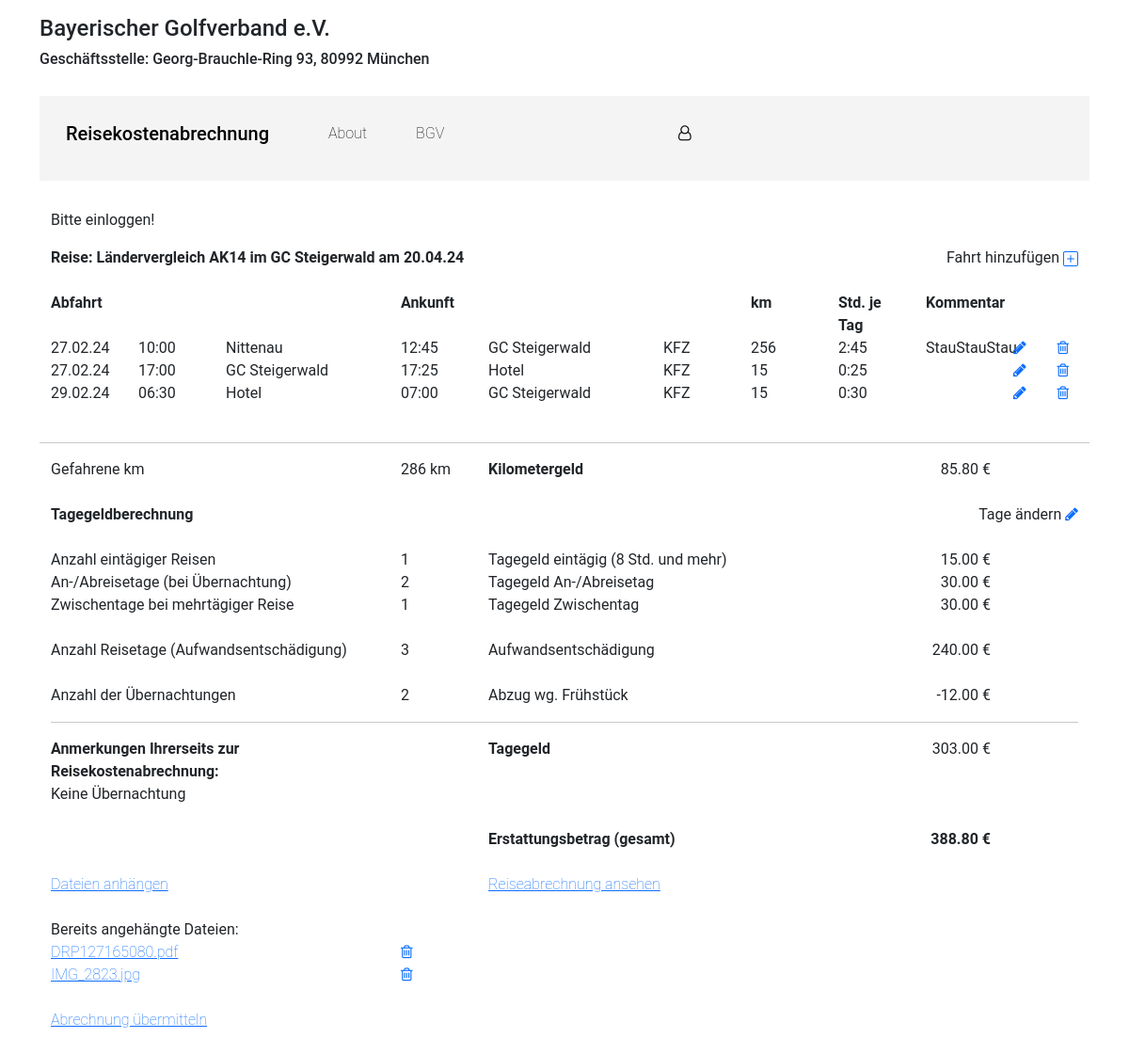
The app's page /event/1/travel/ with its own data.
### expenses/models.py (models this page shows, shortened)
class Event(models.Model):
    referee = models.ForeignKey('auth.User', on_delete=models.DO_NOTHING, related_name='events_referee')
    name = models.CharField(max_length=100)
    startdate = models.DateTimeField(null=True)
    enddate = models.DateTimeField(null=True)
    status = models.BooleanField(default=False)  # sent = True
    game = models.ForeignKey('expenses.Game', on_delete=models.DO_NOTHING, related_name='events_game')
    club = models.ForeignKey('expenses.Club', on_delete=models.DO_NOTHING, related_name='events_club')
    attachment = models.FileField(upload_to='attachments/', blank=True)
    class Meta:
        ordering = ['-startdate']

class Game(models.Model):
    name = models.CharField( max_length=50)
    AK = models.CharField(max_length=20)
    def __str__(self):
        return self.name + ' ' + self.AK

class Club(models.Model):
    name = models.CharField(max_length=50)
    street = models.CharField(max_length=50)
    houseno = models.IntegerField()
    pid = models.IntegerField()
    city = models.CharField(max_length=50)
    region = models.CharField(max_length=50, default='Bayern')
    def __str__(self):
        return self.name

class Travel(models.Model):
    event = models.ForeignKey('expenses.Event', on_delete=models.CASCADE, related_name='events_travel')
    traveldate = models.DateTimeField(null=True)
    starttime = models.TimeField(null=True)
    startlocation = models.CharField(max_length=30, default=" ", blank=False)
    endtime = models.TimeField(null=True)
    duration = models.CharField(max_length=4, default="00:00 ", blank=True)
    endlocation = models.CharField(max_length=30, default=" ", blank=False)
    type = models.CharField(max_length=30, choices=TYPE_CHOICES, default='KFZ')  # PKW, Flugzeug, Bahn
    km = models.IntegerField()
    comment = models.CharField(max_length=30, blank=True)
    class Meta:
        ordering = ['traveldate']

class Days(models.Model):
    event = models.ForeignKey('expenses.Event', on_delete=models.CASCADE, related_name='events_days')
    iNOfOneDayTravel = models.IntegerField(choices=INT_CHOICES, default=0)
    iNOfMoreDaysTravel = models.IntegerField(choices=INT_CHOICES, default=0)
    iNOfDaysBetween = models.IntegerField(choices=INT_CHOICES, default=0)
    iNOfNights = models.IntegerField(choices=INT_CHOICES, default=0)
    iNOfTravelDays = models.IntegerField(choices=INT_CHOICES, default=0)
    cComment = models.CharField(max_length=100, blank=True)

class UploadedFile(models.Model):
    event = models.ForeignKey('expenses.Event', on_delete=models.CASCADE, related_name='events_uploaded_files')
    file = models.FileField(upload_to=generate_filename)
    file_name = models.CharField(max_length=100, blank=True)
    uploaded_date = models.DateTimeField(auto_now_add=True)
    file_size = models.IntegerField(default=0)

### expenses/views.py (the view)
# urls.py: path('event/<int:pk>/travel/', views.travel_list, name='travel_list'),
def travel_list(request, pk):
  event = get_object_or_404(Event, pk=pk)
  rates = get_object_or_404(Rates, id=1)
  context = create_context_days(event, rates)
  return render(request, 'expenses/travel_list.html', context)

### templates/expenses/travel_list.html (shortened to what this page needs)
{% extends 'base.html' %}
{% block content %}
<div class="container">
  <div class="row">
    <div class="col-10 td-bold">
      Reise: {{ event.game }} im {{ event.club }} am {{ event.startdate|date:"d.m.y" }}
    </div>
    <div class="col-2" style="text-align: right">
      Fahrt hinzufügen <a href="{% url 'expenses:travel_add' pk=event.pk %}">{% include 'plus-square.svg' %} </a>
    </div>
  </div>
</div>
{% if travel_list.count > 0 %}
  <br>
  <div class="container text-left">
      <div class="row text-left td-bold">
        <div class="col-1">Abfahrt</div>
        <div class="col-1"></div>
        <div class="col-2"></div>
        <div class="col-1">Ankunft</div>
        <div class="col-2"></div>
        <div class="col-1"></div>
        <div class="col-1">km</div>
        <div class="col-1">Std. je Tag</div>
        <div class="col-1">Kommentar</div>
        <div class="col-1"></div>
      </div>
  </div>
  <div class="container text-left">
    {% for travel in travel_list %}
      <div class="row">
        <div class="col-1">{{ travel.traveldate|date:"d.m.y" }}</div>
        <div class="col-1">{{ travel.starttime|time:"H:i" }}</div>
        <div class="col-2">{{ travel.startlocation }}</div>
        <div class="col-1">{{ travel.endtime|time:"H:i" }}</div>
        <div class="col-2">{{ travel.endlocation }}</div>
        <div class="col-1">{{ travel.type }}</div>
        <div class="col-1">{{ travel.km }}</div>
        <div class="col-1">{{ travel.duration }}</div>
        <div class="col-1">{{ travel.comment }}</div>
        <div class="col text-right"><a  href="{% url 'expenses:travel_update' pk=event.pk id=travel.id %}"><i aria-hidden="true" class="fa fa-pencil"></i></a></div>
        <div class="col text-right"><a  href="{% url 'expenses:travel_delete' pk=event.pk id=travel.id %}"><i aria-hidden="true" class="fa fa-trash-o" ></i></a></div>
      </div>
    {% endfor %}
  </div>
  <br>
  <hr style="height:1px;">
  <div class="container text-left">
    <div class="row">
      <div class="col-4">Gefahrene km</div>
      <div class="col-1">{{ gefkm }} km</div>
      <div class="col-4 td-bold">Kilometergeld</div>
      <div class="col-2" style="text-align: right">{{ Kilometergeld }} €</div>
    </div>
  </div>
  {% if icount > 0 %}
    <br>
    <div class="container text-left">
      <div class="row">
        <div class="col-10 td-bold">Tagegeldberechnung</div>
        <div class="col-2" style="text-align: right">
            Tage ändern <a href="{% url 'expenses:days_update' pk=event.pk %}"><i aria-hidden="true" class="fa fa-pencil"></i></a>
        </div>
      </div>
      <br>
      {% for days in  days_list %}
        <div class="row">
          <div class="col-4">Anzahl eintägiger Reisen</div>
          <div class="col-1">{{ days.iNOfOneDayTravel }}</div>
          <div class="col-4">Tagegeld eintägig (8 Std. und mehr)</div>
          <div class="col-2" style="text-align: right" id="Tagegeld">{{ Tagegeld }} €</div>
        </div>
        <div class="row">
          <div class="col-4">An-/Abreisetage (bei Übernachtung)</div>
          <div class="col-1">{{ days.iNOfMoreDaysTravel }}</div>
          <div class="col-4">Tagegeld An-/Abreisetag</div>
          <div class="col-2" style="text-align: right" id="AnAbTagegeld">{{ AnAbTagegeld }} €</div>
        </div>
        <div class="row">
          <div class="col-4">Zwischentage bei mehrtägiger Reise</div>
          <div class="col-1">{{ days.iNOfDaysBetween }}</div>
          <div class="col-4">Tagegeld Zwischentag</div>
          <div class="col-2" style="text-align: right" id="ZwTagegeld">{{ ZwTagegeld }} €</div>
        </div>
        <br>
        <div class="row">
          <div class="col-4">Anzahl Reisetage (Aufwandsentschädigung)</div>
          <div class="col-1">{{ days.iNOfTravelDays }}</div>
          <div class="col-4">Aufwandsentschädigung</div>
          <div class="col-2" style="text-align: right" id="Aufwand">{{ Aufwand }} €</div>
        </div>
        <br>
        <div class="row">
          <div class="col-4">Anzahl der Übernachtungen</div>
          <div class="col-1">{{ days.iNOfNights }}</div>
          <div class="col-4">Abzug wg. Frühstück</div>
          <div class="col-2" style="text-align: right" id="Breakfast">{{ Breakfast }} €</div>
        </div>
        <hr style="height: 1px;">
        <div class="row">
          {% if days.cComment %}
            <div class="col-4 td-bold">Anmerkungen Ihrerseits zur Reisekostenabrechnung:</div>
          {% else %}
            <div class="col-4"></div>
          {% endif %}
          <div class="col-1"></div>
          <div class="col-4 td-bold">Tagegeld</div>
          <div class="col-2" style="text-align: right" id="CostAll">{{ CostAll }} €</div>
        </div>
        <div class="row">
          <div class="col-4">{{ days.cComment }}</div>
        </div>
        <br>
        <div class="row">
        <div class="col-5"></div>
        <div class="col-4 td-bold">Erstattungsbetrag (gesamt)</div>
          <div class="col-2" style="font-weight: bold; text-align: right">{{ Erstattungsbetrag }} €</div>
        </div>
        <br>
        <div class="row">
          <div class="col-4">
            <a href="{% url 'expenses:upload_file' pk=event.pk %}">Dateien anhängen</a>
          </div>
          <div class="col-1"></div>
          <div class="col-4">
            <a href="{% url 'expenses:event_genPDF' pk=event.pk %}">Reiseabrechnung ansehen </a>
          </div>
        </div>
        <br>
        {% if file_list.count > 0 %}
          <div class="row">
            <div class="col-4">Bereits angehängte Dateien:</div>
          </div>
          {%  for files in file_list %}
            <div class="row">
              <div class="col-4"><a href="{{ MEDIA_URL }}{{ files.file }}">{{ files.file_name }}</a></div>
              <div class="col-1">
                <a href="{% url 'expenses:delete_file' pk=event.pk id=files.id %}"><i aria-hidden="true" class="fa fa-trash-o" ></i></a>
              </div>
            </div>
          {% endfor %}
        {% endif %}
        <br>
        <div class="row">
          <div class="col-4">
            <a href="{% url 'expenses:event_send' pk=event.pk %}">Abrechnung übermitteln</a>
          </div>
        </div>
      {% endfor %}
  {% else %}
    <div class="col-12" style="text-align: right">
      Tage hinzufügen <a href="{% url 'expenses:days_add' pk=event.pk %}">{% include 'plus-square.svg' %} </a>
    </div>
 {% endif %}
{% endif %}
<br><br>
{% endblock content %}

### templates/base.html (shortened to what this page needs)
<!DOCTYPE html>
<html lang="de">
{% load static %}
<head>
<link href="https://cdn.jsdelivr.net/npm/bootstrap@5.0.0-alpha3/dist/css/bootstrap.min.css" rel="stylesheet">
<link rel="stylesheet" href="https://cdnjs.cloudflare.com/ajax/libs/bootstrap-datepicker/1.9.0/css/bootstrap-datepicker.min.css">
<link rel="stylesheet" href="https://cdnjs.cloudflare.com/ajax/libs/font-awesome/4.7.0/css/font-awesome.min.css">
  <link rel="stylesheet" href="{% static 'expenses.css' %}">
</head>
<body>
  <div class="container">
    <h4>Bayerischer Golfverband e.V.</h4>
    <h6>Geschäftsstelle: Georg-Brauchle-Ring 93, 80992 München</h6>
    <div class="row nav">
      {% if user.is_authenticated %}
        <li class="nav-item nav-brand col-sm-2">
          <a class="nav-link active" href="{% url 'expenses:event_list' %}"><h4>Abrechnungen</h4></a>
        </li>
        <li class="nav-item col-sm-2">
          <a class="nav-link" href="{% url 'expenses:event_add' %}">{% include 'plus-square.svg' %} </a>
        </li>
        <li class="nav-item col-sm-1">
          <a class="nav-link" href="{% url 'expenses:about' %}">About</a>
        </li>
        <li class="nav-item col-sm-3">
          <a class="nav-link" href="{% url 'expenses:referee_settings' %}">Einstellungen</a>
        </li>
        <li class="nav-item col-sm-2">
          <form id="logout-form" action="{% url 'logout' %}" method="post">
            {% csrf_token %}
            <button type="submit">Log out</button>
          </form>
        </li>
        <li class="nav-item col-sm-2">
          <a class="nav-link" href="#">Willkommen: {{ user.first_name}} {{ user.last_name}}</a>
        </li>
      {% else %}
        <li class="nav-item nav-brand col-sm-3">
          <a class="nav-link active" href="#"><h5>Reisekostenabrechnung</h5></a>
        </li>
        <li class="nav-item col-sm-1">
          <a class="nav-link" href="{% url 'expenses:about' %}">About</a>
        </li>
        <li class="nav-item col-sm-3">
          <a class="nav-link" href="https://bayerischer-golfverband.de/home">BGV</a>
        </li>
        <li class="nav-item col-sm-3">
          <a class="nav-link" href="{% url 'login' %}"><span class="fa fa-user-o" aria-hidden="true"></span></a>
        </li>
      {% endif %}
    </div>
    <div>
      {% if user.is_authenticated %}
        <div class="container">
          <table class="table-referee">
            <tr>
              <td class="td-bold">Adresse:</td>
              <td>{{ referee.firstname }} {{ referee.lastname }}</td>
              <td>{{ referee.street }}</td>
              <td>{{ referee.pid }} {{ referee.city }}</td>
              <td style="text-align: right">{{ referee.email }}</td>
              </tr>
              <tr>
                <td class="td-bold">Telefon:</td>
              <td>{{ referee.telefon }} </td>
              <td class="td-bold">Mobil:</td>
              <td>{{ referee.mobile }}</td>
              <td></td>
              </tr>
              <tr>
                <td class="td-bold">Bank:</td>
              <td>{{ referee.IBAN }}</td>
              <td>{{ referee.BIC }}</td>
              <td>{{ referee.nameBank }}</td>
              <td></td>
              </tr>
            </table>
            <hr style="height:3px;">
        </div>
      {% else %}
        <div class="container">
        <p>Bitte einloggen!</p>
        </div>
      {% endif %}
    </div>
  </div>
  <div class="container">
    {% block content %}
    {% endblock content%}
  </div>
</body>
</html>

### static/expenses.css (style rules this page uses)
body { font-family: "Roboto", "Lucida Grande", "DejaVu Sans", "Bitstream Vera Sans", Verdana, Arial, sans-serif; }
.nav-link { color: black; }
.nav { height: 90px; padding-top: 20px; vertical-align: center; background-color: #f4f4f4; margin: 30px 0; }
.nav-brand { font-weight: bold; font-size: larger; font-family: "Roboto", "Lucida Grande", "DejaVu Sans", "Bitstream Vera Sans", Verdana, Arial, sans-serif; }
a { font-weight: lighter; }
.td-bold { font-weight: bold; }

### records on screen
Event: game "Ländervergleich AK14", club "GC Steigerwald", startdate "20.04.24"
Travel: traveldate "27.02.24", starttime "10:00", startlocation "Nittenau", endtime "12:45", endlocation "GC Steigerwald", type "KFZ", km "256", duration "2:45", comment "StauStauStau"
Travel: traveldate "27.02.24", starttime "17:00", startlocation "GC Steigerwald", endtime "17:25", endlocation "Hotel", type "KFZ", km "15", duration "0:25"
Travel: traveldate "29.02.24", starttime "06:30", startlocation "Hotel", endtime "07:00", endlocation "GC Steigerwald", type "KFZ", km "15", duration "0:30"
Days: iNOfOneDayTravel "1", Tagegeld "15.00", iNOfMoreDaysTravel "2", AnAbTagegeld "30.00", iNOfDaysBetween "1", ZwTagegeld "30.00", iNOfTravelDays "3", Aufwand "240.00", iNOfNights "2", Breakfast "-12.00", shows "Anmerkungen Ihrerseits zur Reisekostenabrechnung:", CostAll "303.00", cComment "Keine Übernachtung", Erstattungsbetrag "388.80"
UploadedFile: file_name "DRP127165080.pdf"
UploadedFile: file_name "IMG_2823.jpg"

### other values on screen
{{ gefkm }} "286"
{{ Kilometergeld }} "85.80"
